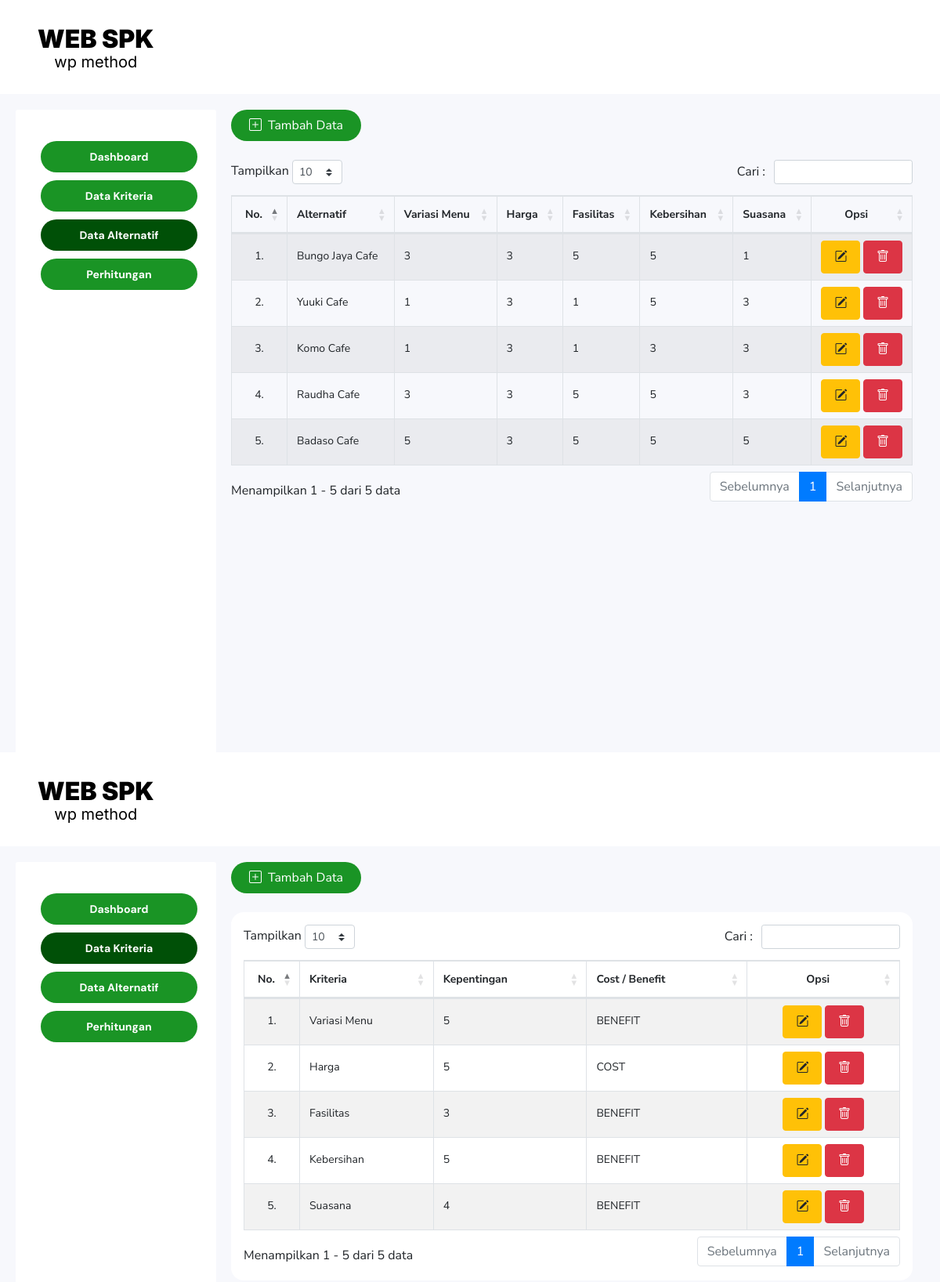
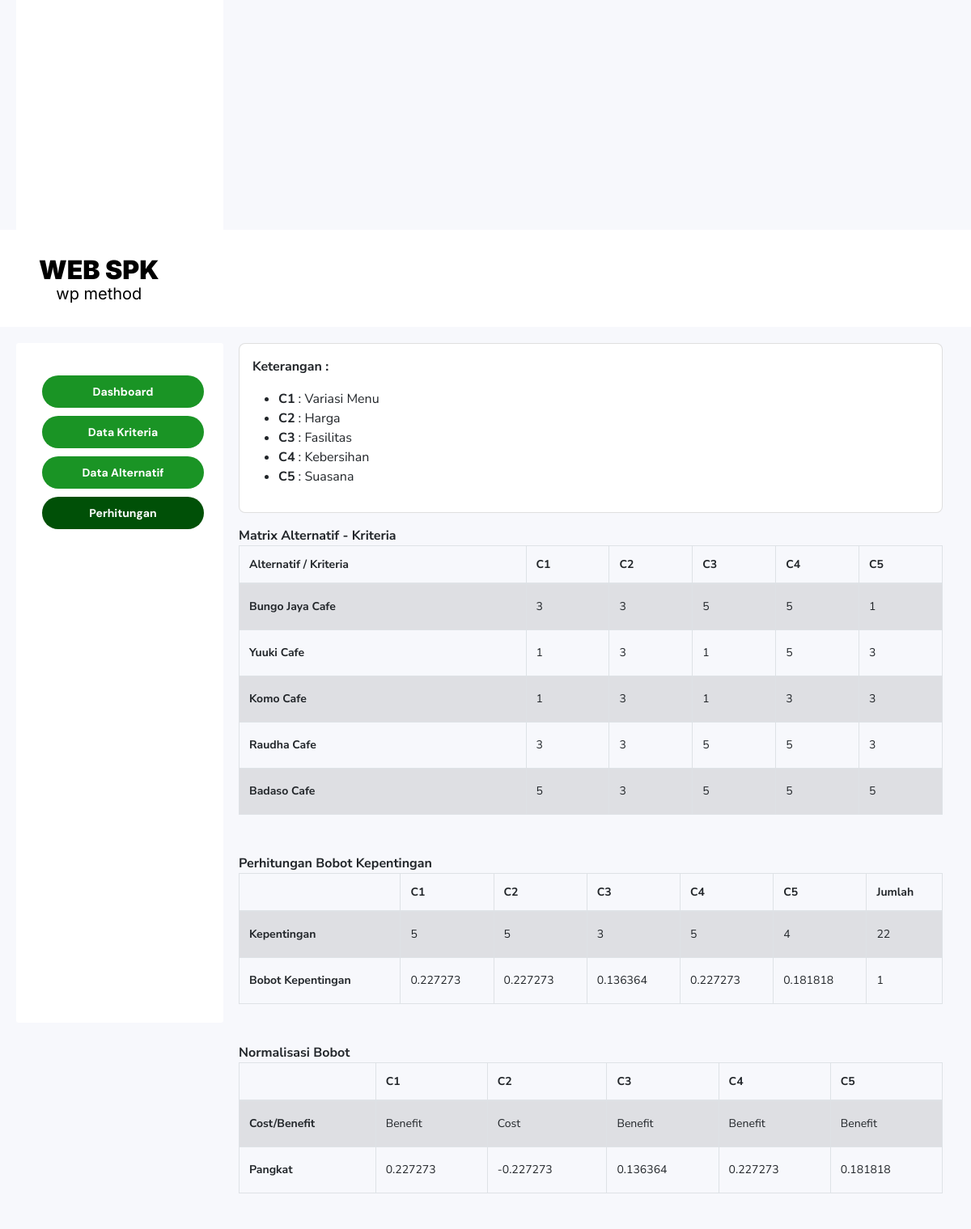
Page /perhitungan.php (upper part) on the committed database (2 pictures, top to bottom).
### tables this page shows
CREATE TABLE `kriteria` (
  `id_kriteria` int(11) NOT NULL,
  `kriteria` varchar(50) NOT NULL,
  `kepentingan` smallint(6) NOT NULL,
  `cost_benefit` varchar(10) NOT NULL
);

CREATE TABLE `alternatif` (
  `id_alternatif` int(11) NOT NULL,
  `alternatif` varchar(50) NOT NULL
);

CREATE TABLE `detail_alternatif` (
  `id_alternatif` int(11) NOT NULL,
  `id_kriteria` int(11) NOT NULL,
  `nilai` smallint(6) NOT NULL
);

### functions/kriteria.php (called while the page is built, shortened)
<?php
require_once "configdb.php";
require_once "alternatif.php";
class Kriteria {
    private $db;
    public function __construct(){
        $this->dbh = new Connection;
        $this->db = $this->dbh->getConnection();
    }
    public function getAllKriteria(){
        $kriteria = $this->db->query('SELECT * FROM kriteria');
        return $kriteria;
    }
}

### functions/alternatif.php (called while the page is built, shortened)
<?php
require_once "configdb.php";
require_once "kriteria.php";
class Alternatif {
    private $db;
    public function __construct(){
        $this->dbh = new Connection;
        $this->db = $this->dbh->getConnection();
    }
    public function getAllAlternatif(){
        $alternatif = $this->db->query("SELECT * FROM alternatif");
        return $alternatif;
    }
    public function getDetailAlternatifById($id){
        $statement = $this->db->prepare("SELECT id_alternatif, k.id_kriteria, kriteria, nilai FROM detail_alternatif RIGHT JOIN kriteria AS k ON k.id_kriteria = detail_alternatif.id_kriteria WHERE id_alternatif = ?");
        $statement->bind_param("i", $id);
        $statement->execute();
        $result = $statement->get_result();
        return $result;
    }
    public function checkAlternatifKriteria(){
        $count = $this->db->query("SELECT count(*) FROM detail_alternatif RIGHT JOIN kriteria AS k ON k.id_kriteria = detail_alternatif.id_kriteria WHERE nilai=0");
        return $count->fetch_array()[0];
    }
}

### configdb.php (called while the page is built, shortened)
<?php
class Connection {
	private $connection;
	public function __construct(){
		$this->connection = new mysqli("localhost", "root", "", "spk_wp");
	}
	public function getConnection(){
		return $this->connection;
	}
}

### perhitungan.php (the view, shortened to what this page needs)
<?php
	require_once 'configdb.php';
  require_once 'functions/alternatif.php';
  require_once 'functions/kriteria.php';
  include_once "header.php";
  $kriterias = new Kriteria;
  $kriteria = $kriterias->getAllKriteria();
  $alternatifs = new Alternatif;
  $alternatif = $alternatifs->getAllAlternatif();
  $status = $alternatifs->checkAlternatifKriteria();
?>
<body>
	<div class="wrapper">
		<nav>
			<a class="logo" href="/">
				<span>WEB SPK</span>
				<span>wp method</span>
			</a>
		</nav>
		<aside style="border-radius:3px;">
			<ul>
				<li><a href="index.php">Dashboard</a></li>
				<li><a href="kriteria.php">Data Kriteria</a></li>
				<li><a href="alternatif.php">Data Alternatif</a></li>
				<li><a href="perhitungan.php" class="active">Perhitungan</a></li>
			</ul>
		</aside>
		<main>
			<div class="container">
				<div class="panel panel-primary" style="border-radius:16px;border:none;">
					<div class="panel-body">
						<?php if($status > 0): ?>
						<div class="alert alert-danger d-flex align-items-center justify-content-center fw-bold"
							role="alert">
							<i class="bi bi-info-circle-fill mr-1"></i> Oopss... masih ada nilai kriteria yang belum diinputkan
							dibeberapa alternatif
						</div>
						<div class="text-center">
							<a href="alternatif.php" class="btn btn-warning">Masukkan nilai</a>
						</div>
						<?php else: ?>
						<div class="card rounded-3 p-3 mb-3">
							<p class="fw-bold">Keterangan : </p>
							<ul>
								<?php $a=1; foreach($kriteria as $k): ?>
								<li><span class="fw-bold">C<?= $a++ ?></span> <?= " : ".$k["kriteria"] ?></li>
								<?php endforeach; ?>
							</ul>
						</div>
						<span class="d-block"><b>Matrix Alternatif - Kriteria</b></span>
						<table class='table table-striped table-bordered table-hover mb-5'>
							<thead>
								<tr>
									<th>Alternatif / Kriteria</th>
									<?php $i=1; foreach($kriteria as $k): ?>
									<th><?= "C".$i++ ?></th>
									<?php endforeach; ?>
								</tr>
							</thead>
							<tbody>
								<?php foreach($alternatif as $alt): ?>
								<tr>
									<td class="fw-bold"><?= $alt["alternatif"] ?></td>
									<?php
									$detailAlternatif = $alternatifs->getDetailAlternatifById($alt["id_alternatif"]);
									foreach($detailAlternatif as $dalt):
								?>
									<td><?= $dalt["nilai"]; ?>
									</td>
									<?php endforeach; ?>
								</tr>
								<?php endforeach; ?>
							</tbody>
						</table>
						<span class="d-block"><b>Perhitungan Bobot Kepentingan</b></span>
						<table class='table table-striped table-bordered table-hover mb-5'>
							<thead>
								<tr>
									<th></th>
									<?php $i=1; foreach($kriteria as $k): ?>
									<th><?= "C".$i++ ?></th>
									<?php endforeach; ?>
									<th>Jumlah</th>
								</tr>
							</thead>
							<tbody>
								<tr>
									<td class="fw-bold">Kepentingan</td>
									<?php
										$totalKepentingan = 0;
										foreach($kriteria as $k):
										$totalKepentingan += $k["kepentingan"];
									?>
									<td><?= $k["kepentingan"] ?></td>
									<?php endforeach; ?>
									<td><?= $totalKepentingan ?></td>
								</tr>
								<tr>
									<td class="fw-bold">Bobot Kepentingan</td>
									<?php
										$totalBobotKepentingan = 0;
										$arrPangkat = array();
										foreach($kriteria as $k):
											$bobotKepentingan = $k["kepentingan"]/$totalKepentingan;
											$totalBobotKepentingan += $bobotKepentingan;
									?>
									<td><?= round($bobotKepentingan, 6) ?></td>
									<?php
											$pangkat = $k["cost_benefit"] === "benefit" ? $bobotKepentingan : (-1)*$bobotKepentingan;
											array_push($arrPangkat, $pangkat);
										endforeach;
									?>
									<td><?= $totalBobotKepentingan ?></td>
								</tr>
							</tbody>
						</table>
						<span class="d-block"><b>Normalisasi Bobot</b></span>
						<table class='table table-striped table-bordered table-hover mb-5'>
							<thead>
								<tr>
									<th></th>
									<?php $i=1; foreach($kriteria as $k): ?>
									<th><?= "C".$i++ ?></th>
									<?php endforeach; ?>
								</tr>
							</thead>
							<tbody>
								<tr>
									<td class="fw-bold">Cost/Benefit</td>
									<?php foreach($kriteria as $k): ?>
									<td><?= ucwords($k["cost_benefit"]) ?></td>
									<?php endforeach ?>
								</tr>
								<tr>
									<td class="fw-bold">Pangkat</td>
									<?php foreach($arrPangkat as $pangkat): ?>
									<td><?= round($pangkat, 6) ?></td>
									<?php endforeach ?>
								</tr>
							</tbody>
						</table>
						<?php endif; ?>
					</div>
				</div>
			</div>
		</main>
	</div>
</body>
</html>

### alternatif.php (shortened to what this page needs)
<?php
	require_once 'configdb.php';
  require_once 'functions/kriteria.php';
  require_once 'functions/alternatif.php';
  include_once "header.php";
  $kriterias = new Kriteria;
  $kriteria = $kriterias->getAllKriteria();
  $alternatifs = new Alternatif;
  $alternatif = $alternatifs->getAllAlternatif();
?>
<body>
  <div class="wrapper">
    <nav>
      <a class="logo" href="/">
        <span>WEB SPK</span>
        <span>wp method</span>
      </a>
    </nav>
    <aside style="border-radius:3px;">
      <ul>
        <li><a href="index.php">Dashboard</a></li>
        <li><a href="kriteria.php">Data Kriteria</a></li>
        <li><a href="alternatif.php" class="active">Data Alternatif</a></li>
        <li><a href="perhitungan.php">Perhitungan</a></li>
      </ul>
    </aside>
    <main>
      <div class="container">
        <a class="btn-add-alternatif" href='add-alternatif.php'><i class="bi bi-plus-square"></i> Tambah
          Data</a>
        <div class="panel panel-primary" style="border-radius:16px;border:none;">
          <div class="panel-body table-responsive">
            <table id="tabel-alternatif" class="table table-striped table-bordered table-hover" cellspacing="0"
              width="100%">
              <thead>
                <tr>
                  <th class="text-center" style="width: 2rem;">No.</th>
                  <th>Alternatif</th>
                  <?php foreach($kriteria as $k): ?>
                  <th><?= $k["kriteria"] ?></th>
                  <?php endforeach; ?>
                  <th class="text-center">Opsi</th>
                </tr>
              </thead>
              <tbody>
                <?php
                  $i = 1;
                  foreach($alternatif as $alt):
                ?>
                <tr>
                  <td class="text-center"><?= $i++ ?>.</td>
                  <td><?= $alt["alternatif"] ?></td>
                  <?php
                    $detailAlternatif = $alternatifs->getDetailAlternatifById($alt["id_alternatif"]);
                    foreach($detailAlternatif as $da):
                  ?>
                  <td><?php if($da["nilai"] != 0): echo $da["nilai"]; else: echo "belum ada nilai"; endif; ?></td>
                  <?php endforeach; ?>
                  <td class="text-center p-2">
                    <a href="edit-alternatif.php?id=<?= $alt["id_alternatif"]; ?>"
                      class="btn btn-warning py-2 px-3 mb-md-2 mb-lg-0" data-bs-toggle="tooltip" data-bs-title="Edit"><i class="bi bi-pencil-square"></i></a>
                    <a href="#" class="btn btn-danger py-2 px-3 text-white"
                      onclick="hapus(<?= $alt['id_alternatif'] ?>, '<?= $alt['alternatif'] ?>')"  data-bs-toggle="tooltip" data-bs-title="Hapus"><i
                        class="bi bi-trash"></i></a>
                  </td>
                </tr>
                <?php endforeach; ?>
              </tbody>
            </table>
          </div>
        </div>
      </div>
  </div>
</body>
</html>

### kriteria.php (shortened to what this page needs)
<?php
	require_once 'configdb.php';
  require_once 'functions/kriteria.php';
  include_once "header.php";
  $kriterias = new Kriteria;
  $kriteria = $kriterias->getAllKriteria();
?>
<body>
  <div class="wrapper">
    <nav>
      <a class="logo" href="/">
        <span>WEB SPK</span>
        <span>wp method</span>
      </a>
    </nav>
    <aside style="border-radius:3px;">
      <ul>
        <li><a href="index.php">Dashboard</a></li>
        <li><a href="kriteria.php" class="active">Data Kriteria</a></li>
        <li><a href="alternatif.php">Data Alternatif</a></li>
        <li><a href="perhitungan.php">Perhitungan</a></li>
      </ul>
    </aside>
    <main>
      <div class="container">
        <div id="page-wrapper">
          <a class="btn-add-alternatif" href='add-kriteria.php'><i class="bi bi-plus-square"></i> Tambah Data</a>
          <div class="row">
            <div class="col-lg-12">
              <div class="panel panel-primary card p-3" style="border-radius:16px;border:none;">
                <div class="panel-body table-responsive">
                  <table id="tabel-kriteria" class="table table-striped table-bordered table-hover" cellspacing="0" width="100%">
                    <thead>
                      <tr>
                        <th class="text-center" style="width: 2rem;">No.</th>
                        <th>Kriteria</th>
                        <th>Kepentingan</th>
                        <th>Cost / Benefit</th>
                        <th class='text-center'>Opsi</th>
                      </tr>
                    </thead>
                    <tbody>
                      <?php
                        $i=1;
                        foreach($kriteria as $k) :
                      ?>
                      <tr>
                        <td class="text-center"><?= $i++ ?>.</td>
                        <td><?= $k['kriteria'] ?></td>
                        <td><?= $k['kepentingan'] ?></td>
                        <td class="text-uppercase"><?= $k['cost_benefit'] ?></td>
                        <td class="text-center p-2">
                          <a href="edit-kriteria.php?id=<?= $k["id_kriteria"]; ?>" class="btn btn-warning py-2 px-3 mb-md-2 mb-lg-0"  data-bs-toggle="tooltip" data-bs-title="Edit"><i class="bi bi-pencil-square"></i></a>
                          <a href="#" class="btn btn-danger py-2 px-3 text-white" onclick="hapus(<?= $k['id_kriteria'] ?>, '<?= $k['kriteria'] ?>')" data-bs-toggle="tooltip" data-bs-title="Hapus"><i class="bi bi-trash"></i></a>
                        </td>
                      </tr>
                      <?php endforeach; ?>
                    </tbody>
                  </table>
                </div>
              </div>
            </div>
          </div>
        </div>
      </div>
  </div>
</body>
</html>

### assets/css/style.css (style rules this page uses)
* { padding:0; margin:0; box-sizing: border-box; font-family: 'Nunito Sans', sans-serif; }
body { background-color:#f7f8fc; }
.wrapper { display: grid; grid-template-areas: "nav nav nav" "aside main main" "aside main main"; grid-template-columns:200px 1fr 1fr; column-gap:60px; }
.wrapper nav { grid-area: nav; width: 100%; height: 120px; display: flex; justify-content: start; align-items: center; background-color: #fff; padding-left:48px; }
.wrapper nav a { display:flex; flex-direction:column; justify-content: center; align-items: center; color:#000; }
.wrapper nav a span:nth-child(1) { font-family: 'Inter'; font-style: normal; font-weight: 900; font-size: 32px; }
.wrapper nav a span:nth-child(2) { font-family: 'Inter'; font-style: normal; font-weight: 400; font-size: 20px; margin-top:-10px; }
.wrapper aside { grid-area: aside; width: 256px; height: 100%; margin:20px; background-color: #fff; }
.wrapper aside ul { list-style:none; width:100%; height:100%; display:flex; justify-content:start; align-items:start; flex-direction:column; padding-top:40px; gap:10px; }
.wrapper aside ul li a { font-family: 'DM Sans'; font-style: normal; font-weight: 700; font-size: 14px; color: #000; text-decoration: none; width:200px; height:40px; border-radius:28px; padding:16px 48px; background:#1a9425; display:grid; place-content: center; transition:.3s; cursor:pointer; color:#fff; }
.active { background:#005007 !important; }
.wrapper main { grid-area: main; height: 100vh; margin:20px; }
.btn-add-alternatif { width:166px; height:40px; border-radius:32px; padding:8px 16px; display:flex; justify-content:center; align-items:center; gap:8px; background:#1a9425; color:#fff; text-decoration:none; transition:.3s; margin-bottom:24px; }
.table { font-size: 14px; }
.table td { line-height: 2rem !important; }

### rows in the picture
kriteria: kriteria "Variasi Menu", kepentingan "5", cost_benefit "BENEFIT", kepentingan "0.227273", cost_benefit "Benefit"
kriteria: kriteria "Harga", kepentingan "5", cost_benefit "COST", kepentingan "0.227273", cost_benefit "Cost"
kriteria: kriteria "Fasilitas", kepentingan "3", cost_benefit "BENEFIT", kepentingan "0.136364", cost_benefit "Benefit"
kriteria: kriteria "Kebersihan", kepentingan "5", cost_benefit "BENEFIT", kepentingan "0.227273", cost_benefit "Benefit"
kriteria: kriteria "Suasana", kepentingan "4", cost_benefit "BENEFIT", kepentingan "0.181818", cost_benefit "Benefit"
alternatif: alternatif "Bungo Jaya Cafe"
detail_alternatif: nilai "3"
detail_alternatif: nilai "3"
detail_alternatif: nilai "5"
detail_alternatif: nilai "5"
detail_alternatif: nilai "1"
alternatif: alternatif "Yuuki Cafe"
detail_alternatif: nilai "1"
detail_alternatif: nilai "3"
detail_alternatif: nilai "1"
detail_alternatif: nilai "5"
detail_alternatif: nilai "3"
alternatif: alternatif "Komo Cafe"
detail_alternatif: nilai "1"
detail_alternatif: nilai "3"
detail_alternatif: nilai "1"
detail_alternatif: nilai "3"
detail_alternatif: nilai "3"
alternatif: alternatif "Raudha Cafe"
detail_alternatif: nilai "3"
detail_alternatif: nilai "3"
detail_alternatif: nilai "5"
detail_alternatif: nilai "5"
detail_alternatif: nilai "3"
alternatif: alternatif "Badaso Cafe"
detail_alternatif: nilai "5"
detail_alternatif: nilai "3"
detail_alternatif: nilai "5"
detail_alternatif: nilai "5"
detail_alternatif: nilai "5"

### other values in the picture
$totalKepentingan "22"
$totalBobotKepentingan "1"
$pangkat "0.227273"
$pangkat "-0.227273"
$pangkat "0.136364"
$pangkat "0.181818"
